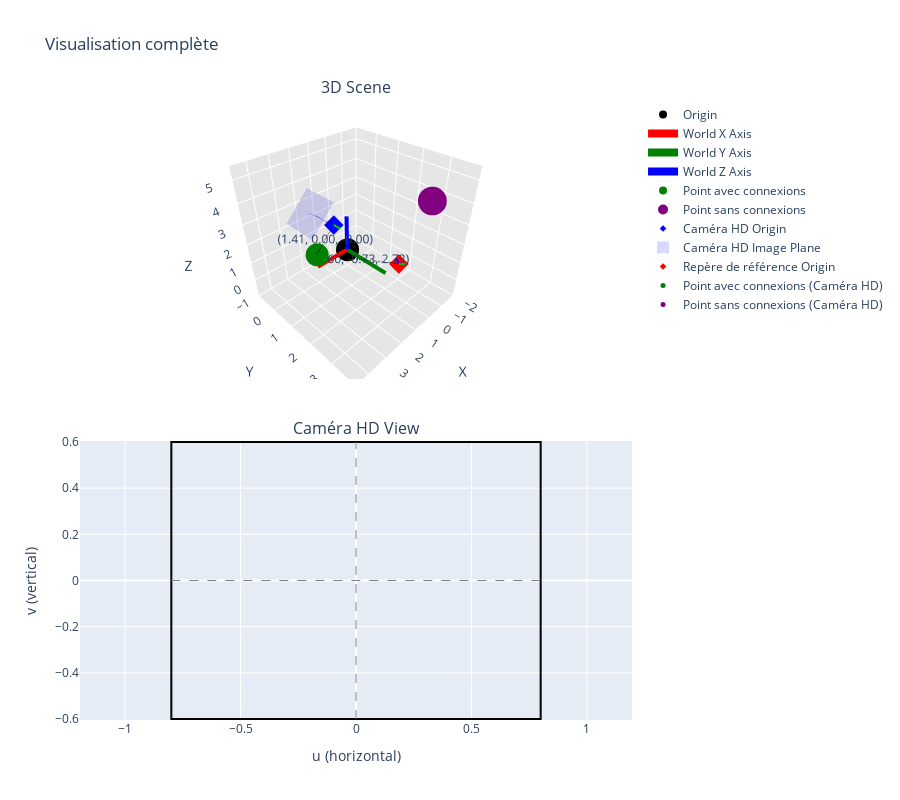

Write notebook code for a chart like this one.
### Markdown cell above
# Démonstration de base: Repères et Points en 2D

Dans cette démonstration simple, nous allons:
1. Créer un repère de base à l'origine
2. Afficher un point en 2D
3. Visualiser leurs relations

### Code cell
import numpy as np
import plotly.graph_objects as go
from plotly.subplots import make_subplots

# Import de notre bibliothèque
from plotcv.camera import create_frame, create_point
from plotcv.visualization import create_visualization_3d_2d
from plotcv.projection import project_point_to_camera

# 1. Création d'une caméra (frame avec is_camera=True)
camera = create_frame(
    rotation_angles=(0, 45, 0),      # Rotation en degrés autour des axes X, Y, Z
    translation=(2, 1, 3),           # Position de l'origine du repère dans le monde
    focal_length=1.5,                # Distance focale (ou tuple pour fx, fy différents)
    plane_size=(0.8, 0.6),           # Demi-largeur et demi-hauteur du plan image
    optical_center=(0.1, -0.05),     # Décalage du centre optique (cx, cy)
    color='blue',                    # Couleur pour la visualisation
    name='Caméra HD',                # Nom du repère
    parent=None,                     # Repère parent (None = repère mondial)
    is_camera=True,                  # Indique que c'est une caméra avec plan image
    show_coordinates=True            # Afficher les coordonnées des points par rapport à ce repère
)

# 2. Création d'un simple repère (frame avec is_camera=False)
simple_frame = create_frame(
    rotation_angles=(30, 0, 15),     # Rotation en degrés autour des axes X, Y, Z
    translation=(-1, 2, 0),          # Position de l'origine du repère dans le monde
    focal_length=None,               # Non utilisé pour un simple repère
    plane_size=None,                 # Non utilisé pour un simple repère
    optical_center=None,             # Non utilisé pour un simple repère
    color='red',                     # Couleur pour la visualisation
    name='Repère de référence',      # Nom du repère
    parent=None,                     # Repère parent (None = repère mondial)
    is_camera=False,                 # Indique que ce n'est pas une caméra
    show_coordinates=True            # Afficher les coordonnées des points par rapport à ce repère
)

# 3. Création d'un point avec connexions activées
point_1 = create_point(
    coords=[3, 1, 2],                # Coordonnées 3D du point
    color='green',                   # Couleur pour la visualisation
    name='Point avec connexions',    # Nom du point
    size=8,                          # Taille du marqueur du point
    show_connections=True            # Connecter ce point aux repères et afficher les coordonnées
)

# 4. Création d'un point sans connexions
point_2 = create_point(
    coords=[-1, 3, 4],               # Coordonnées 3D du point
    color='purple',                  # Couleur pour la visualisation
    name='Point sans connexions',    # Nom du point
    size=10,                         # Taille du marqueur du point
    show_connections=False           # Ne pas connecter ce point aux repères ni afficher les coordonnées
)

# Création de la visualisation complète avec tous les paramètres disponibles
fig = create_visualization_3d_2d(
    cameras=[camera, simple_frame],         # Liste des caméras et repères à afficher
    points_3d=[point_1, point_2],           # Liste des points à afficher
    figure_title="Visualisation complète",   # Titre de la figure
    show_world_frame=True,                  # Afficher le repère monde (0,0,0)
    height=800                              # Hauteur de la figure en pixels
)

# Afficher la figure
fig.show()

### Figure 1 — Plotly figure (JSON) as saved in the notebook; plotly's stock layout.template omitted (floating-point values rounded to 4 significant figures)
{"data": [{"marker": {"color": "black", "size": 8, "symbol": "circle"}, "mode": "markers", "name": "Origin", "scene": "scene", "showlegend": true, "type": "scatter3d", "x": [0], "y": [0], "z": [0]}, {"line": {"color": "red", "width": 8}, "mode": "lines", "name": "World X Axis", "scene": "scene", "type": "scatter3d", "x": [0, 2], "y": [0, 0], "z": [0, 0]}, {"line": {"color": "green", "width": 8}, "mode": "lines", "name": "World Y Axis", "scene": "scene", "type": "scatter3d", "x": [0, 0], "y": [0, 2], "z": [0, 0]}, {"line": {"color": "blue", "width": 8}, "mode": "lines", "name": "World Z Axis", "scene": "scene", "type": "scatter3d", "x": [0, 0], "y": [0, 0], "z": [0, 2]}, {"marker": {"color": "green", "size": 8, "symbol": "circle"}, "mode": "markers", "name": "Point avec connexions", "scene": "scene", "showlegend": true, "type": "scatter3d", "x": [3], "y": [1], "z": [2]}, {"marker": {"color": "purple", "size": 10, "symbol": "circle"}, "mode": "markers", "name": "Point sans connexions", "scene": "scene", "showlegend": true, "type": "scatter3d", "x": [-1], "y": [3], "z": [4]}, {"marker": {"color": "blue", "size": 5, "symbol": "diamond"}, "mode": "markers", "name": "Caméra HD Origin", "scene": "scene", "showlegend": true, "type": "scatter3d", "x": [2], "y": [1], "z": [3]}, {"line": {"color": "blue", "width": 4}, "mode": "lines", "name": "Caméra HD Z Axis", "scene": "scene", "showlegend": false, "type": "scatter3d", "x": [2, 2.212], "y": [1, 1], "z": [3, 3.212]}, {"line": {"color": "red", "width": 4}, "mode": "lines", "name": "Caméra HD X Axis", "scene": "scene", "showlegend": false, "type": "scatter3d", "x": [2, 2.212], "y": [1, 1], "z": [3, 2.788]}, {"line": {"color": "#00CC00", "width": 4}, "mode": "lines", "name": "Caméra HD Y Axis", "scene": "scene", "showlegend": false, "type": "scatter3d", "x": [2, 2], "y": [1, 1.3], "z": [3, 3]}, {"color": "blue", "flatshading": true, "i": [0, 0], "j": [1, 2], "k": [2, 3], "name": "Caméra HD Image Plane", "opacity": 0.15, "scene": "scene", "showlegend": true, "type": "mesh3d", "x": [2.566, 3.697, 3.697, 2.566], "y": [0.35, 0.35, 1.55, 1.55], "z": [4.556, 3.424, 3.424, 4.556]}, {"line": {"color": "blue", "dash": "dash", "width": 2}, "mode": "lines", "name": "Caméra HD Optical Axis", "scene": "scene", "showlegend": false, "type": "scatter3d", "x": [2, 3.131], "y": [1, 0.95], "z": [3, 3.99]}, {"marker": {"color": "red", "size": 5, "symbol": "diamond"}, "mode": "markers", "name": "Repère de référence Origin", "scene": "scene", "showlegend": true, "type": "scatter3d", "x": [-1], "y": [2], "z": [0]}, {"line": {"color": "blue", "width": 4}, "mode": "lines", "name": "Repère de référence Z Axis", "scene": "scene", "showlegend": false, "type": "scatter3d", "x": [-1, -0.9612], "y": [2, 1.855], "z": [0, 0.2598]}, {"line": {"color": "red", "width": 4}, "mode": "lines", "name": "Repère de référence X Axis", "scene": "scene", "showlegend": false, "type": "scatter3d", "x": [-1, -0.7102], "y": [2, 2.078], "z": [0, 0]}, {"line": {"color": "#00CC00", "width": 4}, "mode": "lines", "name": "Repère de référence Y Axis", "scene": "scene", "showlegend": false, "type": "scatter3d", "x": [-1, -1.067], "y": [2, 2.251], "z": [0, 0.15]}, {"line": {"color": "black", "dash": "dash", "width": 2}, "mode": "lines", "name": "Caméra HD -> Point avec connexions", "scene": "scene", "showlegend": false, "type": "scatter3d", "x": [2, 3], "y": [1, 1], "z": [3, 2]}, {"mode": "text", "name": "Caméra HD -> Point avec connexions coords", "scene": "scene", "showlegend": false, "text": ["(1.41, 0.00, -0.00)"], "textposition": "middle center", "type": "scatter3d", "x": [2.5], "y": [1], "z": [2.5]}, {"line": {"color": "black", "dash": "dash", "width": 2}, "mode": "lines", "name": "Repère de référence -> Point avec connexions", "scene": "scene", "showlegend": false, "type": "scatter3d", "x": [-1, 3], "y": [2, 1], "z": [0, 2]}, {"mode": "text", "name": "Repère de référence -> Point avec connexions coords", "scene": "scene", "showlegend": false, "text": ["(3.60, -0.73, 2.73)"], "textposition": "middle center", "type": "scatter3d", "x": [1], "y": [1.5], "z": [1]}, {"marker": {"color": "green", "size": 5, "symbol": "circle"}, "mode": "markers", "name": "Point avec connexions (Caméra HD)", "scene": "scene", "showlegend": true, "type": "scatter3d", "x": [3], "y": [1], "z": [2]}, {"marker": {"color": "purple", "size": 5, "symbol": "circle"}, "mode": "markers", "name": "Point sans connexions (Caméra HD)", "scene": "scene", "showlegend": true, "type": "scatter3d", "x": [-1], "y": [3], "z": [4]}], "layout": {"annotations": [{"font": {"size": 16}, "showarrow": false, "text": "3D Scene", "x": 0.5, "xanchor": "center", "xref": "paper", "y": 1, "yanchor": "bottom", "yref": "paper"}, {"font": {"size": 16}, "showarrow": false, "text": "Caméra HD View", "x": 0.5, "xanchor": "center", "xref": "paper", "y": 0.45, "yanchor": "bottom", "yref": "paper"}], "height": 800, "scene": {"aspectmode": "manual", "aspectratio": {"x": 1, "y": 1, "z": 1}, "domain": {"x": [0, 1], "y": [0.55, 1]}, "xaxis": {"backgroundcolor": "rgb(230, 230, 230)", "gridcolor": "white", "range": [-2, 4.697], "title": {"text": "X"}}, "yaxis": {"backgroundcolor": "rgb(230, 230, 230)", "gridcolor": "white", "range": [-1, 4], "title": {"text": "Y"}}, "zaxis": {"backgroundcolor": "rgb(230, 230, 230)", "gridcolor": "white", "range": [-1, 5.556], "title": {"text": "Z"}}}, "shapes": [{"fillcolor": "rgba(255, 255, 255, 0.0)", "line": {"color": "black", "width": 2}, "type": "rect", "x0": -0.8, "x1": 0.8, "xref": "x", "y0": -0.6, "y1": 0.6, "yref": "y"}, {"line": {"color": "gray", "dash": "dash", "width": 1}, "type": "line", "x0": -0.8, "x1": 0.8, "xref": "x", "y0": 0, "y1": 0, "yref": "y"}, {"line": {"color": "gray", "dash": "dash", "width": 1}, "type": "line", "x0": 0, "x1": 0, "xref": "x", "y0": -0.6, "y1": 0.6, "yref": "y"}], "title": {"text": "Visualisation complète"}, "xaxis": {"anchor": "y", "domain": [0, 1], "title": {"text": "u (horizontal)"}}, "yaxis": {"anchor": "x", "domain": [0, 0.45], "scaleanchor": "x", "scaleratio": 1, "title": {"text": "v (vertical)"}}}}
